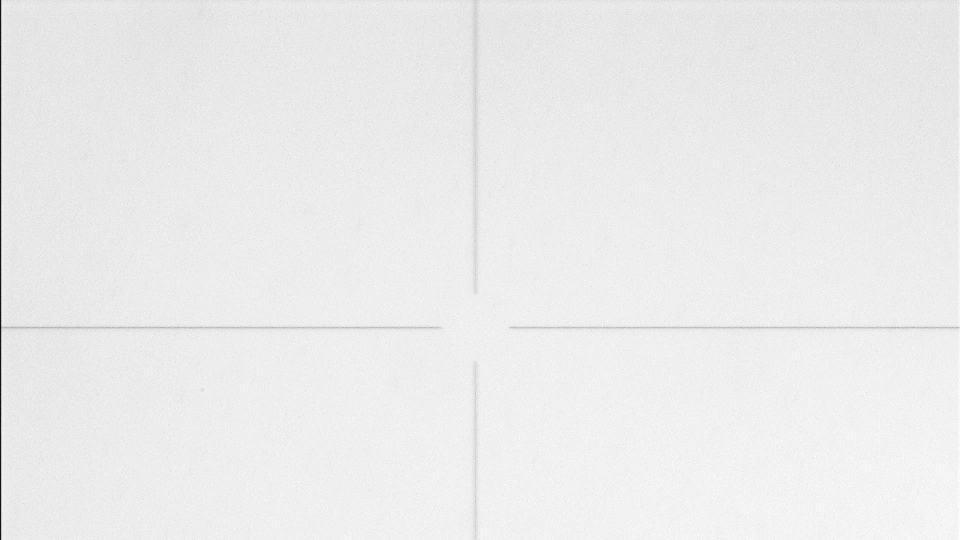
#> input picture data/opencv_frame_4_0.png, 1920 x 1080 px (shown at 1/2 size)
$ python figure_demo.py
#> lines starting #> are read from the running program, lines starting #| are printed output that depends on the picture
import cv2.cv2 as cv
import numpy as np
import matplotlib.pyplot as plt

# 解决中文显示问题
plt.rcParams['font.sans-serif'] = ['SimHei']
plt.rcParams['axes.unicode_minus'] = False

POINT = 25

h1 = []
h2 = []
sum1 = 0
sum2 = 0
img0 = cv.imread('data/opencv_frame_4_0.png', 0)
#> img0 is the input picture: shape (1080, 1920); min 0, max 255, mean 235.2
frame = img0[0:1080, 3:1919]
cv.namedWindow("test", cv.WINDOW_FREERATIO)
cv.imshow("test", frame)
frame = cv.bitwise_not(src=frame)
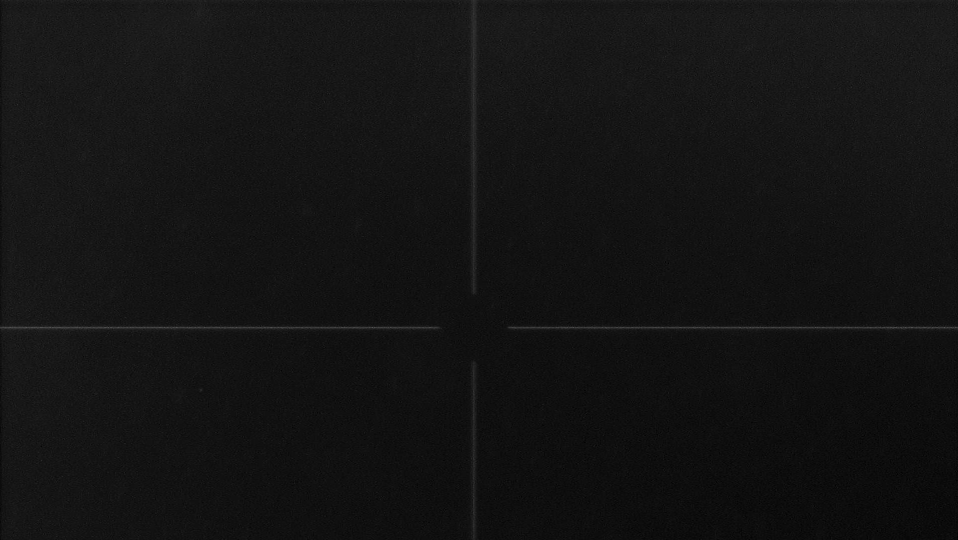
#> frame: shape (1080, 1916) (shown at 1/2 size); min 0, max 115, mean 19.5
ret1, src = cv.threshold(frame, 28, 0, cv.THRESH_TOZERO)
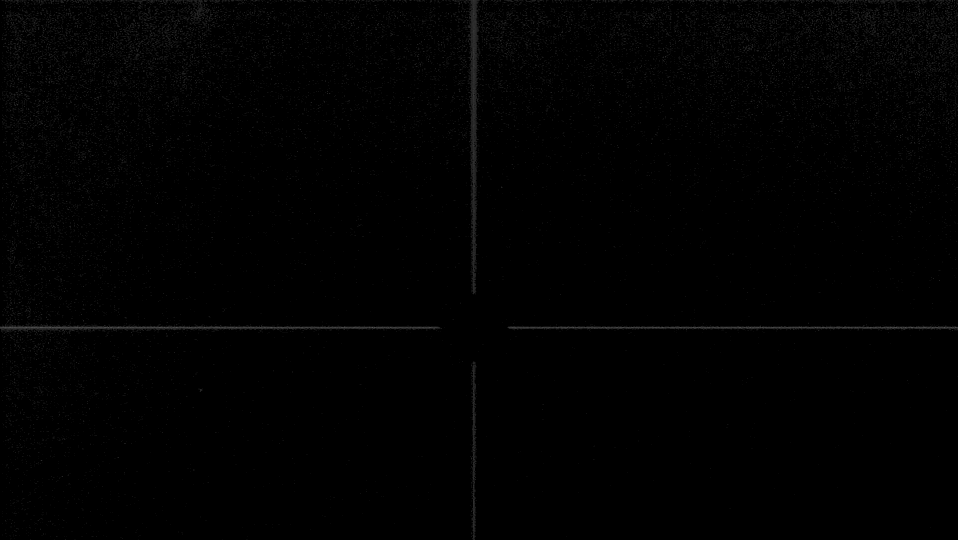
#> src: shape (1080, 1916) (shown at 1/2 size); min 0, max 115, mean 1.4
# cv.namedWindow("test", cv.WINDOW_FREERATIO)
# cv.imshow("test", src)
test = cv.medianBlur(src, 3)
cv.namedWindow("test", cv.WINDOW_FREERATIO)
cv.imshow("test", test)

for i in range(0, 1916):
    for j in range(0, 1080):
        sum1 = sum1 + test[j, i]
    h1.append(sum1)
    sum1 = 0
#> after the loop, h1 = 1916 values, max 39257 at index 947, min 0 at index 884, mean 694.2

for i in range(0, 1080):
    for j in range(0, 1916):
        sum2 = sum2 + test[i, j]
    h2.append(sum2)
    sum2 = 0
#> after the loop, h2 = 1080 values, max 98801 at index 655, min 0 at index 589, mean 1231.6

x0 = np.linspace(0, 1915, 1916)
x1 = np.linspace(0, 1079, 1080)

y0 = frame[10][0:1916]
#> y0 = 1916 values, max 48 at index 1421, min 8 at index 13, mean 23.82
y1 = h1
#> y1 has the same summary as h1
y2 = h2
#> y2 has the same summary as h2
plt.figure(1)
plt.title("gray value sum of each column of the image")
plt.xlabel("pixel")#x轴上的名字
plt.ylabel("sum of gray value")#y轴上的名字
plt.plot(x0, y1)
plt.figure(2)
plt.title("gray value sum of each row of the image")
plt.plot(x1, y2)
plt.xlabel("pixel")#x轴上的名字
plt.ylabel("sum of gray value")#y轴上的名字
plt.show()
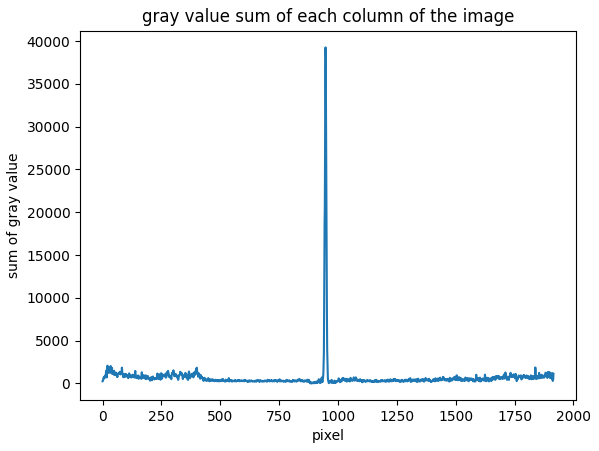
#> figure drawn by matplotlib, 1 panel; curve peaks at x = 947, y = 39257
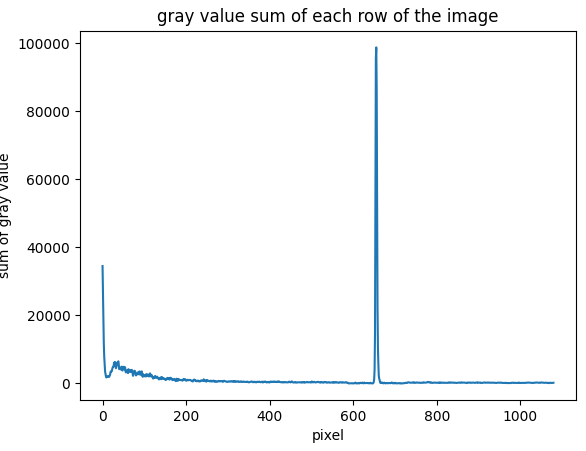
#> figure drawn by matplotlib, 1 panel; curve peaks at x = 655, y = 98801

cv.waitKey()
cv.destroyAllWindows()

$ run again, with data/opencv_frame_2_0.png copied over data/opencv_frame_4_0.png
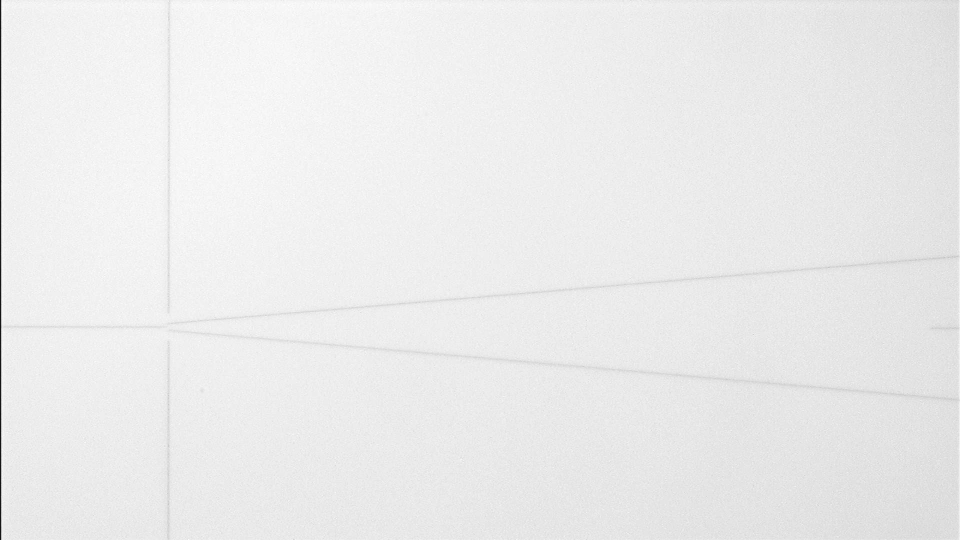
#> input picture data/opencv_frame_2_0.png, 1920 x 1080 px (shown at 1/2 size)
#> img0 is the input picture: shape (1080, 1920); min 0, max 255, mean 235
#> `ret1, src = cv.threshold(frame, 28, 0, cv.THRESH_TOZERO)`:
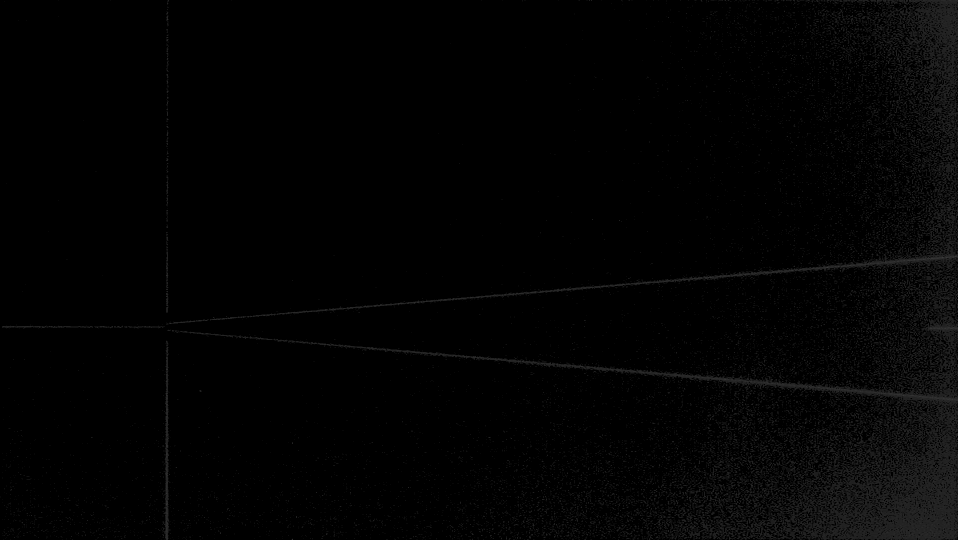
#> src: shape (1080, 1916) (shown at 1/2 size); min 0, max 79, mean 2.9
#> after the loop `for i in range(0, 1916):`: h1 = 1916 values, max 31202 at index 1909, min 0 at index 0, mean 2556.2
#> after the loop `for i in range(0, 1080):`: h2 = 1080 values, max 16149 at index 1066, min 683 at index 372, mean 4535
#> y0 = 1916 values, max 42 at index 1910, min 0 at index 0, mean 15.43
#> y1 has the same summary as h1
#> y2 has the same summary as h2
#> `plt.show()`:
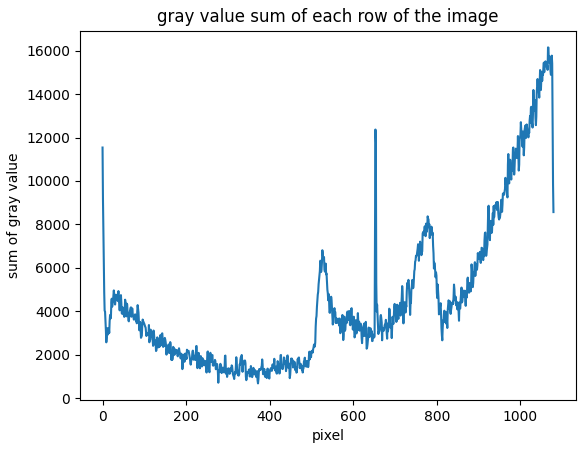
#> figure drawn by matplotlib, 1 panel; curve peaks at x = 1066, y = 16149
